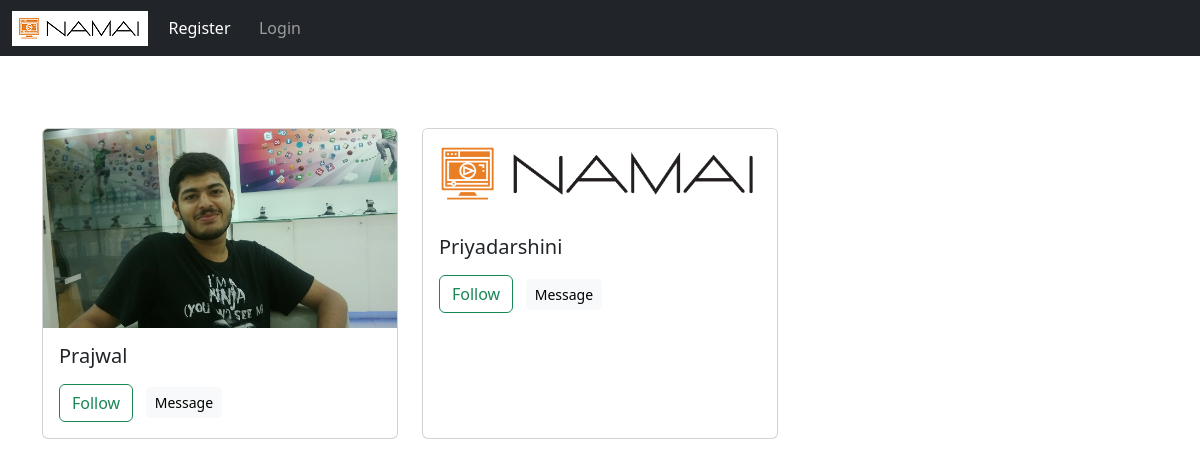
/profile_list/, run on the app's committed database.
### vidstr/models.py (models this page shows, shortened)
class Profile(models.Model):
    user = models.OneToOneField(User, related_name='profile', on_delete=models.CASCADE)
    follows = models.ManyToManyField("self",
                                     related_name="followed_by",
                                     symmetrical=False,
                                     blank=True)
    date_modified = models.DateTimeField(User, auto_now=True)
    profile_image = models.ImageField(upload_to="profile_pics/", default='profile_pics/default_profile_pic.png')

### vidstr/views.py (the view, shortened to what this page needs)
# urls.py: path('profile_list/', views.profile_list, name='profile_list'),
def profile_list(request):
    profiles = Profile.objects.exclude(user_id = request.user.id)
    return render(request, 'profile_list.html', {'profiles': profiles})

### vidstr/templates/profile_list.html (shortened to what this page needs)
{% extends 'base.html' %}
{% block content %}
<div class="row row-cols-1 row-cols-md-3 g-4">
    {% for profile in profiles %}
    <div class="col">
        <div class="card h-100">
            <img src="{{ profile.profile_image.url }}" class="card-img-top" alt="img">
            <div class="card-body">
                <h5 class="card-title">{{ profile.user.first_name }}</h5>
                <form method=POST>
                    {% if profile in user.profile.follows.all %}
                    <button class="btn btn-outline-danger" name="follow" value="unfollow {{ profile.user.id }}" type="submit">
                        Unfollow {{ profile.user.username }}</button>
                    {% else %}
                    <button class="btn btn-outline-success" name="follow" value="follow {{ profile.user.id }}" type="submit">
                        Follow {{ profile.username }}</button>
                    {% endif %}
                    &nbsp;&nbsp;<a class="btn btn-light btn-sm" href="{% url 'message_link' profile.user.id %}" role="button">Message</a>
                </form>
            </div>
        </div>
    </div>
    {% endfor %}
</div>
{% endblock %}

### data on the page
Profile: profile_image (picture), user.first_name "Prajwal"
Profile: profile_image (picture), user.first_name "Priyadarshini"
